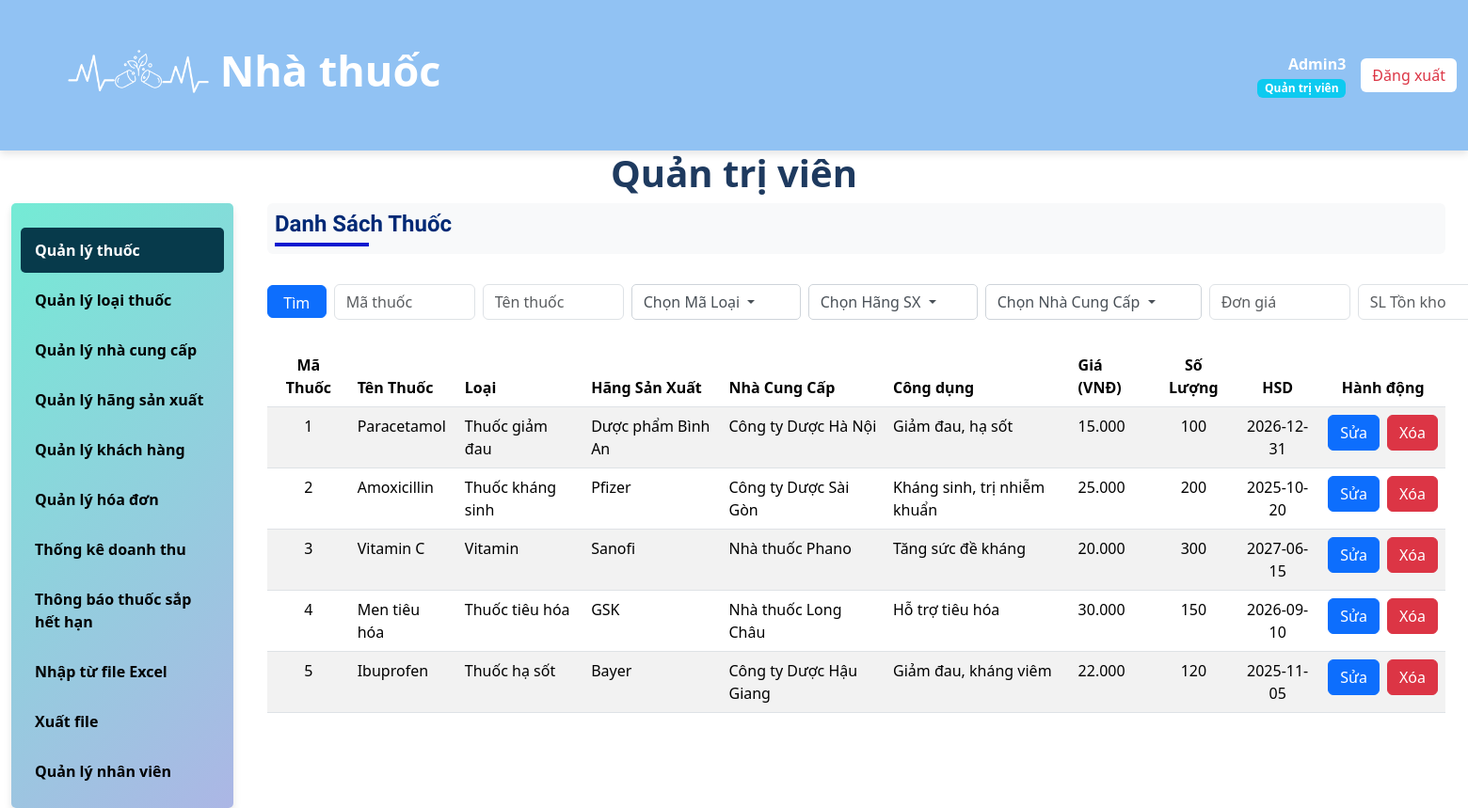
The page / (signed in) on the database its author committed.
### tables this page shows
CREATE TABLE Thuoc (
    MaThuoc INT AUTO_INCREMENT PRIMARY KEY,
    MaLoai INT NOT NULL,
    MaHangSX INT NOT NULL,
    MaNCC INT NOT NULL,
    TenThuoc VARCHAR(100) NOT NULL,
    CongDung TEXT,
    DonGia DECIMAL(10,2) NOT NULL CHECK (DonGia >= 0),
    SoLuongTon INT DEFAULT 0 CHECK (SoLuongTon >= 0),
    HanSuDung DATE NOT NULL,
    FOREIGN KEY (MaLoai) REFERENCES LoaiThuoc(MaLoai) ON DELETE CASCADE,  
    FOREIGN KEY (MaHangSX) REFERENCES HangSX(MaHangSX) ON DELETE CASCADE,
    FOREIGN KEY (MaNCC) REFERENCES NhaCungCap(MaNCC) ON DELETE CASCADE
);

CREATE TABLE LoaiThuoc (
    MaLoai INT AUTO_INCREMENT PRIMARY KEY,
    TenLoai VARCHAR(100),
    DonViTinh VARCHAR(20)
);

CREATE TABLE HangSX (
    MaHangSX INT AUTO_INCREMENT PRIMARY KEY,
    TenHang VARCHAR(100) NOT NULL,
    QuocGia VARCHAR(50) NOT NULL
);

CREATE TABLE NhaCungCap (
    MaNCC INT AUTO_INCREMENT PRIMARY KEY,
    TenNCC VARCHAR(100) NOT NULL,
    SoDienThoai VARCHAR(15) NOT NULL
);

### src/functions.php (called while the page is built, shortened)
<?php
function layTatCaThuoc(PDO $pdo): array
{
    $query = "SELECT t.*, t.DonGia AS Gia, t.SoLuongTon AS SoLuong, l.TenLoai, h.TenHang, n.TenNCC
            FROM Thuoc t
            JOIN LoaiThuoc l ON t.MaLoai = l.MaLoai
            JOIN HangSX h ON t.MaHangSX = h.MaHangSX
            JOIN NhaCungCap n ON t.MaNCC = n.MaNCC
            ";
    $stmt = $pdo->query($query);
    return $stmt->fetchAll(PDO::FETCH_ASSOC);
}
function layThongBaoThuocHetHan($pdo)
{
    $stmt = $pdo->prepare("
        SELECT tb.*, t.TenThuoc
        FROM ThongBao tb
        JOIN Thuoc t ON tb.MaThuoc = t.MaThuoc
        WHERE tb.TrangThai = 'chua_xem'
        ORDER BY tb.ThoiGianThongBao DESC
    ");
    $stmt->execute();
    return $stmt->fetchAll(PDO::FETCH_ASSOC);
}
?>

### public/thuoc.php (the view, shortened to what this page needs)
<div class="account-info">
    <div class="container-fluid" id="thuoc">
        <h2 class="section-title bg-light p-2 rounded potta-one-regular">Danh Sách Thuốc</h2>
        <div class="d-flex justify-content-between align-items-center mb-3">
            <div class="d-flex">
                <button id="searchBtn" class="btn btn-primary me-2">Tìm kiếm</button>
                <input type="text" id="maThuoc" class="form-control me-2" placeholder="Mã thuốc" />
                <input type="text" id="tenThuoc" class="form-control me-2" placeholder="Tên thuốc" />
                <div class="dropdown me-2">
                    <button class="btn btn-secondary dropdown-toggle" type="button" id="dropdownLoai"
                        data-bs-toggle="dropdown">
                        Chọn Mã Loại
                    </button>
                </div>
                <div class="dropdown me-2">
                    <button class="btn btn-secondary dropdown-toggle" type="button" id="dropdownHang"
                        data-bs-toggle="dropdown">
                        Chọn Hãng SX
                    </button>
                </div>
                <div class="dropdown me-2">
                    <button class="btn btn-secondary dropdown-toggle" style="width:230px;" type="button"
                        id="dropdownNCC" data-bs-toggle="dropdown">
                        Chọn Nhà Cung Cấp
                    </button>
                </div>
                <input type="number" id="donGia" class="form-control me-2" placeholder="Đơn giá" />
                <input type="number" id="soLuongTon" class="form-control me-2" placeholder="SL Tồn kho" />
            </div>
        </div>
        <table class="table table-striped">
            <thead class="thead-dark">
                <tr>
                    <th class="text-center">Mã Thuốc</th>
                    <th>Tên Thuốc</th>
                    <th>Loại</th>
                    <th>Hãng Sản Xuất</th>
                    <th>Nhà Cung Cấp</th>
                    <th>Công dụng</th>
                    <th>Giá (VNĐ)</th>
                    <th class="text-center">Số Lượng</th>
                    <th class="text-center">HSD</th>
                    <th class="text-center">Hành động</th>
                </tr>
            </thead>
            <tbody>
                <?php foreach ($thuocList as $thuoc): ?>
                    <?php
                    $isSapHetHan = in_array($thuoc['MaThuoc'], $thuocSapHetHanIds);
                    $rowClass = $isSapHetHan ? 'table-danger' : '';
                    ?>
                    <tr class="<?php echo $rowClass; ?>">
                        <td class="text-center"><?php echo htmlspecialchars($thuoc['MaThuoc']); ?></td>
                        <td><?php echo htmlspecialchars($thuoc['TenThuoc']); ?></td>
                        <td><?php echo htmlspecialchars($thuoc['TenLoai']); ?></td>
                        <td><?php echo htmlspecialchars($thuoc['TenHang']); ?></td>
                        <td><?php echo htmlspecialchars($thuoc['TenNCC']); ?></td>
                        <td><?php echo htmlspecialchars($thuoc['CongDung']); ?></td>
                        <td><?php echo number_format($thuoc['Gia'], 0, ',', '.'); ?></td>
                        <td class="text-center"><?php echo htmlspecialchars($thuoc['SoLuong']); ?></td>
                        <td class="text-center"><?php echo htmlspecialchars($thuoc['HanSuDung']); ?></td>
                        <td class="text-center">
                            <div class="d-flex justify-content-center">
                                <button class="btn btn-primary btn-edit-thuoc me-2" data-id="<?= $thuoc['MaThuoc'] ?>"
                                    data-ten="<?= htmlspecialchars($thuoc['TenThuoc']) ?>"
                                    data-loai="<?= $thuoc['MaLoai'] ?>" data-hang="<?= $thuoc['MaHangSX'] ?>"
                                    data-ncc="<?= $thuoc['MaNCC'] ?>"
                                    data-congdung="<?= htmlspecialchars($thuoc['CongDung']) ?>"
                                    data-gia="<?= $thuoc['Gia'] ?>" data-soluong="<?= $thuoc['SoLuongTon'] ?>"
                                    data-hsd="<?= $thuoc['HanSuDung'] ?>">
                                    Sửa
                                </button>
                                <button class="btn btn-danger btn-delete-thuoc" data-id="<?= $thuoc['MaThuoc'] ?>"
                                    data-ten="<?= htmlspecialchars($thuoc['TenThuoc']) ?>">
                                    Xóa
                                </button>
                            </div>
                        </td>
                    </tr>
                <?php endforeach; ?>
            </tbody>
        </table>
    </div>
</div>

### src/partials/head.php (shortened to what this page needs)
<!DOCTYPE html>
<html lang="en">
<head>
    <link href="https://cdn.jsdelivr.net/npm/bootstrap@5.3.3/dist/css/bootstrap.min.css" rel="stylesheet"
>
    <link rel="stylesheet" href="https://cdnjs.cloudflare.com/ajax/libs/font-awesome/6.4.2/css/all.min.css"
 />
    <link rel="stylesheet" href="https://cdn.jsdelivr.net/npm/bootstrap-icons@1.5.0/font/bootstrap-icons.css">
    <link rel="stylesheet" href="./css/style.css">
</head>

### src/partials/header.php
<header>
    <div class="navbar navbar-expand-lg  m-0 p-0 custom-header">
        <div class="container-fluid">
            <div class="navbar-brand">
                <a title="Nhà thuốc" href="index.php">
                    <img class="logo" src="/images/logo2.png">
                    Nhà thuốc
                </a>
            </div>
            <div class="d-flex align-items-center">
                <?php if (isset($_SESSION["username"])): ?>
                    <div class="me-3 text-white text-end">
                        <strong><?php echo htmlspecialchars($_SESSION["username"]); ?></strong>
                        <br>
                        <span
                            class="badge bg-info"><?php echo ($_SESSION["VaiTro"] === "admin") ? "Quản trị viên" : "Nhân viên"; ?></span>
                    </div>
                    <a href="logout.php" class="btn btn-light text-danger">Đăng xuất</a>
                <?php else: ?>
                    <a href="login.php" class="btn btn-light me-2">Đăng nhập</a>
                    <a href="register.php" class="btn btn-light text-primary">Đăng ký</a>
                <?php endif; ?>
            </div>
        </div>
    </div>
</header>

### public/index.php (shortened to what this page needs)
<?php
require_once __DIR__ . '/../src/bootstrap.php';
require_once __DIR__ . '/../src/functions.php';
$vaitro = ($_SESSION['VaiTro']);
$thuocList = layTatCaThuoc($pdo);
$thuocSapHetHan = layThongBaoThuocHetHan($pdo);
$thuocSapHetHanIds = array_column($thuocSapHetHan, 'MaThuoc');
include __DIR__ . '/../src/partials/head.php';
include __DIR__ . '/../src/partials/header.php';
?>
<div class="container-fluid">
    <div class="d-flex justify-content-center">
        <h1>Quản trị viên</h1>
    </div>
    <div class="row">
        <div class="col-md-2">
            <div class="sidebar">
                <ul class="nav flex-column mt-3">
                    <li class="nav-item">
                        <a class="nav-link" href="#thuoc" id="showThuoc"><strong>Quản lý thuốc</strong></a>
                    </li>
                    <li class="nav-item">
                        <a class="nav-link" href="index.php?tab=loai" id="showLoai"><strong>Quản lý loại
                                thuốc</strong></a>
                    </li>
                    <li class="nav-item">
                        <a class="nav-link" href="#ncc" id="showNCC"><strong>Quản lý nhà cung cấp</strong></a>
                    </li>
                    <li class="nav-item">
                        <a class="nav-link" href="#hsx" id="showHSX"><strong>Quản lý hãng sản xuất</strong></a>
                    </li>
                    <li class="nav-item">
                        <a class="nav-link" href="#khachHang" id="showKhachHang"><strong>Quản lý khách hàng</strong></a>
                    </li>
                    <li class="nav-item">
                        <a class="nav-link" href="#hoaDon" id="showHoadon"><strong>Quản lý hóa đơn</strong></a>
                    </li>
                    <li class="nav-item">
                        <a class="nav-link" href="#thongKe" id="showThongKe"><strong>Thống kê doanh thu</strong></a>
                    </li>
                    <li class="nav-item">
                        <a class="nav-link" href="#thongBao" id="showThongBao"><strong>Thông báo thuốc sắp hết
                                hạn</strong></a>
                    </li>
                    <li class="nav-item">
                        <a class="nav-link" href="#nhapExcel" id="showNhapExcel"><strong>Nhập từ file Excel</strong></a>
                    </li>
                    <li class="nav-item">
                        <a class="nav-link" href="#xuatFile" id="showXuatFile"><strong>Xuất file </strong></a>
                    </li>
                    <?php
                    if ($vaitro == 'admin') {
                        echo '<li class="nav-item">
                                <a class="nav-link" href="#nhanVien" id="showNhanVien"><strong>Quản lý nhân viên</strong></a>
                            </li>';
                    }
                    ?>
                </ul>
            </div>
        </div>
        <div class="col-md-10">
            <?php
            include __DIR__ . '/thuoc.php';
            ?>
        </div>
    </div>
</div>

### public/css/style.css (style rules this page uses)
.custom-header { background-color: #91c2f3; color: white; padding: 15px 0; box-shadow: 0 4px 8px rgba(0, 0, 0, 0.1); }
.custom-header .btn-light { background-color: white; border: none; color: #007bff; }
.logo { width: 150px; margin-left: 60px; }
.navbar-brand a { text-decoration: none; color: white; font-size: 45px; font-weight: bold; }
h1 { font-size: 2.5rem; font-weight: bold; color: #1E3A5F; }
input { width: 100%; padding: 10px; margin: 5px 0; border: 1px solid #ccc; border-radius: 5px; }
button { width: 100%; padding: 10px; background-color: #007bff; color: rgb(255, 255, 255); border: none; border-radius: 5px; }
.potta-one-regular { font-size: 200%; font-family: "Potta One", system-ui; font-weight: 600; font-style: normal; color: #002975; }

### public/index.php (style rules this page uses)
.sidebar { background: linear-gradient(135deg, #74ebd5, #acb6e5); padding: 10px; border-radius: 5px; box-shadow: 0 5px 8px rgba(0, 0, 0, 0.1); }
.nav-link { color: #000; padding: 12px 15px; margin-bottom: 5px; border-radius: 5px; display: block; transition: background-color 0.3s, color 0.3s; }
.nav-item { list-style: none; }
.nav-link.active { background-color: #073A4B; color: white; }
.row { display: flex; justify-content: space-between; }
.account-info { display: flex; align-items: center; position: relative; }
.section-title { font-size: 24px; font-weight: bold; margin-bottom: 20px; position: relative; }
.section-title::after { content: ''; display: block; width: 100px; height: 4px; background-color: rgb(9, 25, 208); margin-top: 5px; }
.d-flex .form-control { width: 150px; }
#searchBtn { height: 35px; margin-top: 6px; }
.dropdown .btn { width: 180px; text-align: left; background-color: white; color: #495057; border: 1px solid #ced4da; padding: 0.375rem 0.75rem; height: 38px; border-radius: 5px; margin-top: 5px; }

### rows shown on the page
thuoc: MaThuoc "1", TenThuoc "Paracetamol", MaLoai.TenLoai "Thuốc giảm đau", MaHangSX.TenHang "Dược phẩm Bình An", MaNCC.TenNCC "Công ty Dược Hà Nội", CongDung "Giảm đau, hạ sốt", DonGia "15.000", SoLuongTon "100", HanSuDung "2026-12-31"
thuoc: MaThuoc "2", TenThuoc "Amoxicillin", MaLoai.TenLoai "Thuốc kháng sinh", MaHangSX.TenHang "Pfizer", MaNCC.TenNCC "Công ty Dược Sài Gòn", CongDung "Kháng sinh, trị nhiễm khuẩn", DonGia "25.000", SoLuongTon "200", HanSuDung "2025-10-20"
thuoc: MaThuoc "3", TenThuoc "Vitamin C", MaLoai.TenLoai "Vitamin", MaHangSX.TenHang "Sanofi", MaNCC.TenNCC "Nhà thuốc Phano", CongDung "Tăng sức đề kháng", DonGia "20.000", SoLuongTon "300", HanSuDung "2027-06-15"
thuoc: MaThuoc "4", TenThuoc "Men tiêu hóa", MaLoai.TenLoai "Thuốc tiêu hóa", MaHangSX.TenHang "GSK", MaNCC.TenNCC "Nhà thuốc Long Châu", CongDung "Hỗ trợ tiêu hóa", DonGia "30.000", SoLuongTon "150", HanSuDung "2026-09-10"
thuoc: MaThuoc "5", TenThuoc "Ibuprofen", MaLoai.TenLoai "Thuốc hạ sốt", MaHangSX.TenHang "Bayer", MaNCC.TenNCC "Công ty Dược Hậu Giang", CongDung "Giảm đau, kháng viêm", DonGia "22.000", SoLuongTon "120", HanSuDung "2025-11-05"

### other values the page prints
$_SESSION["username"] "Admin3"
